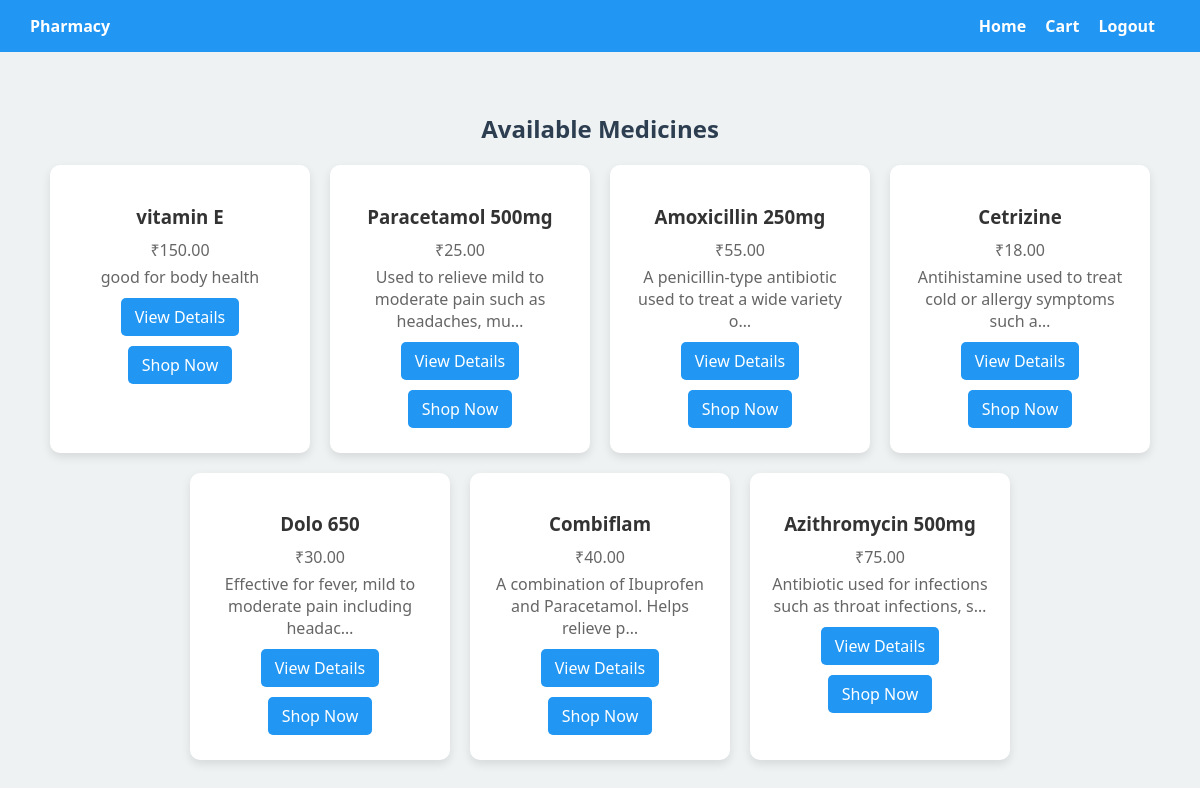
Page /medicines/ (signed in) on the committed database.
### pharmacy/models.py (models this page shows, shortened)
class Medicine(models.Model):
    name = models.CharField(max_length=255)
    description = models.TextField()
    price = models.DecimalField(max_digits=10, decimal_places=2)
    image = models.ImageField(upload_to='medicines/', default='default.png')  # Added default value
    requires_prescription = models.BooleanField(default=False)

### pharmacy/views.py (the view)
# urls.py: path('medicines/', views.medicine_list, name='medicine_list'),
@login_required
def medicine_list(request):
    medicines = Medicine.objects.all()
    return render(request, 'pharmacy/medicine_list.html', {'medicines': medicines})

### pharmacy/templates/pharmacy/medicine_list.html (shortened to what this page needs)
{% extends 'pharmacy/base.html' %}
{% block content %}
<h2>Available Medicines</h2>
<div class="medicine-container">
    {% for medicine in medicines %}
    <div class="medicine-card">
        <h3>{{ medicine.name }}</h3>
        <p>₹{{ medicine.price }}</p>
        <p>{{ medicine.description|truncatechars:60 }}</p>
        <a href="{% url 'medicine_detail' medicine.id %}" class="btn">View Details</a>
        <a href="{% url 'add_to_cart' medicine.id %}" class="btn">Shop Now</a>
    </div>
    {% empty %}
    <p>No medicines available.</p>
    {% endfor %}
</div>
{% endblock %}

### pharmacy/templates/pharmacy/base.html (style rules this page uses)
body { font-family: 'Segoe UI', Tahoma, Geneva, Verdana, sans-serif; background-color: #eef2f3; margin: 0; padding: 0; }

### pharmacy/templates/pharmacy/medicine_list.html (style rules this page uses)
h2 { text-align: center; color: #2c3e50; margin: 30px 0 20px; }
.medicine-container { display: flex; flex-wrap: wrap; justify-content: center; gap: 20px; }
.medicine-card { background-color: #fff; border-radius: 10px; box-shadow: 0 4px 10px rgba(0, 0, 0, 0.1); padding: 20px; width: 220px; text-align: center; }
.medicine-card h3 { margin-bottom: 10px; color: #333; }
.medicine-card p { margin: 5px 0; color: #666; }
.medicine-card .btn { background-color: #2196f3; color: white; padding: 8px 14px; border-radius: 5px; text-decoration: none; margin: 5px; display: inline-block; }

### rows in the picture
Medicine: name "vitamin E", price "150.00", description "good for body health"
Medicine: name "Paracetamol 500mg", price "25.00", description "Used to relieve mild to moderate pain such as headaches, mu…"
Medicine: name "Amoxicillin 250mg", price "55.00", description "A penicillin-type antibiotic used to treat a wide variety o…"
Medicine: name "Cetrizine", price "18.00", description "Antihistamine used to treat cold or allergy symptoms such a…"
Medicine: name "Dolo 650", price "30.00", description "Effective for fever, mild to moderate pain including headac…"
Medicine: name "Combiflam", price "40.00", description "A combination of Ibuprofen and Paracetamol. Helps relieve p…"
Medicine: name "Azithromycin 500mg", price "75.00", description "Antibiotic used for infections such as throat infections, s…"
